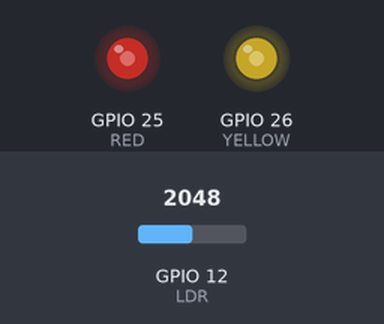
The sketch below on a simulated ESP32. On the bench: output pins drawn as LEDs (lit = HIGH). The test bench sets the inputs (shaded band); at power-on: GPIO 12 (LDR) = 2048.

Above: at 1.2 s.
1.3 s: GPIO 12 (LDR) set to 2866
At 1.6 s:
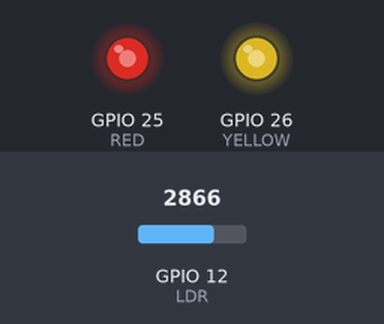
2.8 s: GPIO 12 (LDR) set to 3603
At 4.0 s:
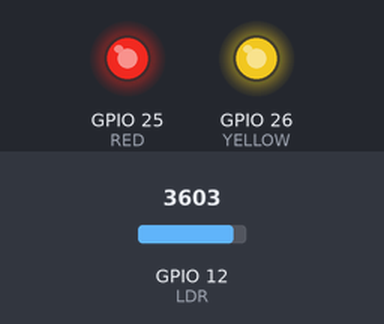
4.3 s: GPIO 12 (LDR) set to 491
At 5.4 s:
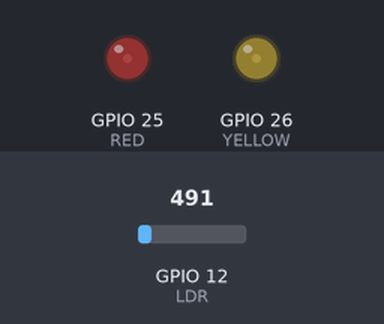
5.8 s: GPIO 12 (LDR) set to 0
At 6.8 s:
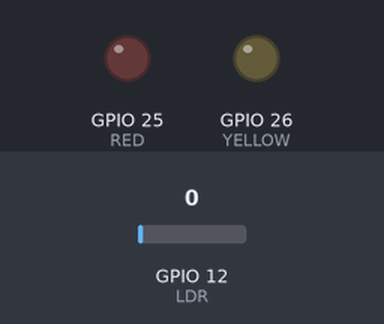
7.3 s: GPIO 12 (LDR) set to 2047
At 8.0 s:
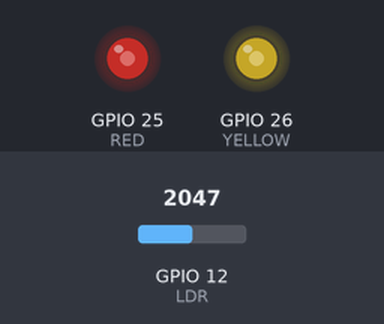
Timing chart, 0 to 9.8 s (numbered marks = the images above; inputs shaded):
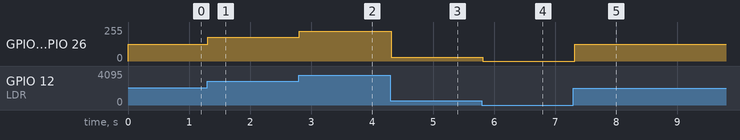

Measured:
- after the input at 1.3 s, GPIO 25 (RED), GPIO 26 (YELLOW): 127/255 → 177/255 at once
- after the input at 2.8 s, GPIO 25 (RED), GPIO 26 (YELLOW): 177/255 → 223/255 at once
- after the input at 4.3 s, GPIO 25 (RED), GPIO 26 (YELLOW): 223/255 → 30/255 at once
- after the input at 5.8 s, GPIO 25 (RED), GPIO 26 (YELLOW): 30/255 → 0/255 at once
- after the input at 7.3 s, GPIO 25 (RED), GPIO 26 (YELLOW): 0/255 → 127/255 at once

The sketch:

Lab5_B2.ino
```cpp
//6188089 - Nattawipa Saetae
#define LDR 12

#define RED 25
#define YELLOW 26

#define PWM_CH_1 0
#define PWM_CH_2 1

#define PWM_FREQ 15000
#define PWM_RES 8 // Resolution in bits
#define MAX 255

void setup()
{
  pinMode(RED, OUTPUT);
  pinMode(YELLOW, OUTPUT);

  ledcSetup(PWM_CH_1, PWM_FREQ, PWM_RES);
  ledcSetup(PWM_CH_2, PWM_FREQ, PWM_RES);

  ledcAttachPin(RED, PWM_CH_1);
  ledcAttachPin(YELLOW, PWM_CH_2);

  Serial.begin(9600);
}

void loop()
{
  float LED = analogRead(LDR);
  float value = (LED/4096) * MAX;

  ledcWrite(PWM_CH_1, value);
  ledcWrite(PWM_CH_2, value);

  delay(50);
}
```
